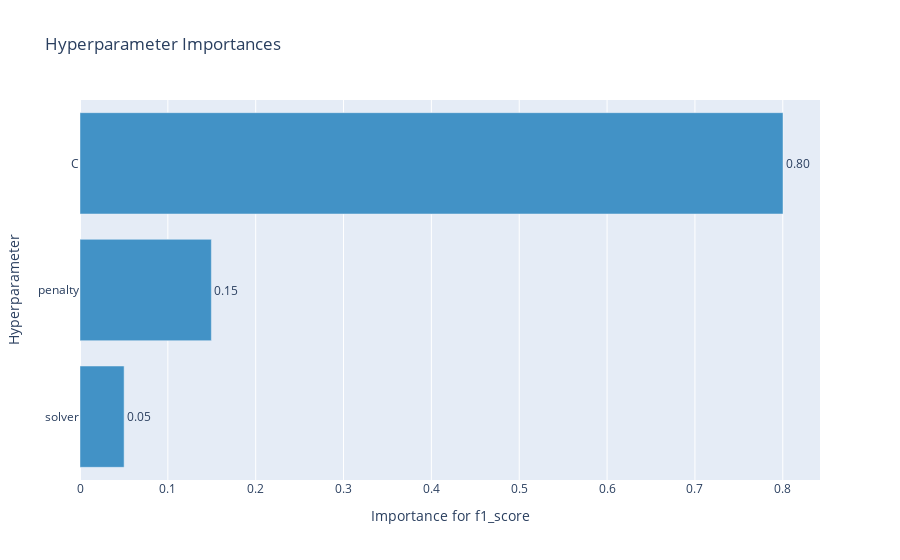

Source (notebook cell):
### Markdown cell above
График важности гиперпараметров - помогает понять, какие гиперпараметры вносят больший вклад в минимизацию/максимизацию метрики.

### Code cell
optuna.visualization.plot_param_importances(study, target_name="f1_score")

### Figure 1 — Plotly figure (JSON) as saved in the notebook; plotly's stock layout.template omitted (floating-point values rounded to 4 significant figures)
{"data": [{"cliponaxis": false, "hovertemplate": ["solver (CategoricalDistribution): 0.05021370398934711<extra></extra>", "penalty (CategoricalDistribution): 0.14953148926467155<extra></extra>", "C (UniformDistribution): 0.8002548067459813<extra></extra>"], "marker": {"color": "rgb(66,146,198)"}, "orientation": "h", "text": ["0.05021370398934711", "0.14953148926467155", "0.8002548067459813"], "textposition": "outside", "texttemplate": "%{text:.2f}", "type": "bar", "x": [0.05021, 0.1495, 0.8003], "y": ["solver", "penalty", "C"]}], "layout": {"showlegend": false, "title": {"text": "Hyperparameter Importances"}, "xaxis": {"title": {"text": "Importance for f1_score"}}, "yaxis": {"title": {"text": "Hyperparameter"}}}}
